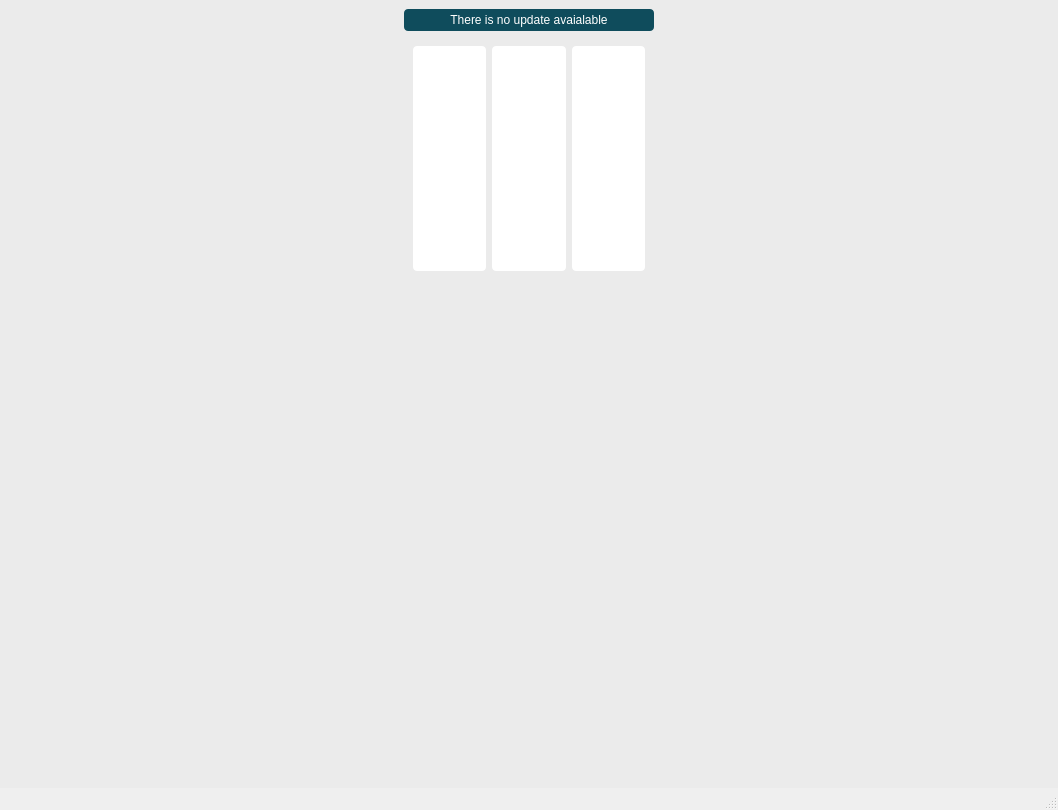
<?xml version="1.0" encoding="UTF-8"?>
<ui version="4.0">
 <class>Dashboard</class>
 <widget class="QMainWindow" name="Dashboard">
  <property name="geometry">
   <rect>
    <x>0</x>
    <y>0</y>
    <width>1058</width>
    <height>810</height>
   </rect>
  </property>
  <property name="windowTitle">
   <string>Bits and droids connector</string>
  </property>
  <property name="autoFillBackground">
   <bool>false</bool>
  </property>
  <property name="styleSheet">
   <string notr="true">QApp{
	
}
#connectionPage{
background-color: rgb(255, 255, 255);
}
QWidget#Dashboard{

}
QWidget#centralwidget{
	background-color: #ebebeb;
}
QWidget#stackedWidget{
background-color: rgb(255, 255, 255);
}
#page{
background-color: rgb(255, 255, 255);
}
#Input{
background-color: rgb(255, 255, 255);
}
#Output{
background-color: rgb(255, 255, 255);
}

QTabWidget::tab-bar {

}
QFrame{
   border-color:#000;
}
QPushButton{
	background-color: #0f4c5c;
	color: white;
	border-radius: 4px;
  
}
QPushButton#updateButton{
	
	padding: 4px;
	
}
QPushButton#switchButton{

padding: 8px;

}
QPushButton#startButton, QPushButton#startInputButton{
	background-color: rgb(1, 150, 11);
}
QPushButton#startButton:disabled, QPushButton#startInputButton:disabled{
	background-color: rgb(9, 42, 0);
}

QPushButton#stopButton, QPushButton#stopInputButton{
	background-color: rgb(167, 13, 13);

}
QTabWidget::pane { /* The tab widget frame */
    border-top: 2px solid #C2C7CB;
    position: absolute;
    top: -0.5em;
}
/* Style the tab using the tab sub-control. Note that
    it reads QTabBar _not_ QTabWidget */
QTabBar::tab {
    background: qlineargradient(x1: 0, y1: 0, x2: 0, y2: 1,
                                stop: 0 #E1E1E1, stop: 0.4 #DDDDDD,
                                stop: 0.5 #D8D8D8, stop: 1.0 #D3D3D3);
    border: 2px solid #C4C4C3;
    border-bottom-color: #C2C7CB; /* same as the pane color */
    border-top-left-radius: 4px;
    border-top-right-radius: 4px;
    min-width: 8ex;
    padding: 2px;
}

QTabBar::tab:selected, QTabBar::tab:hover {
    background: qlineargradient(x1: 0, y1: 0, x2: 0, y2: 1,
                                stop: 0 #fafafa, stop: 0.4 #f4f4f4,
                                stop: 0.5 #e7e7e7, stop: 1.0 #fafafa);
}

QTabBar::tab:selected {
    border-color: #9B9B9B;
    border-bottom-color: #C2C7CB; /* same as pane color */
}
QCheckBox{
	color: #000;
}
</string>
  </property>
  <widget class="QWidget" name="centralwidget">
   <layout class="QGridLayout" name="gridLayout">
    <item row="9" column="0">
     <widget class="QLabel" name="labelLastVal">
      <property name="text">
       <string/>
      </property>
     </widget>
    </item>
    <item row="0" column="0">
     <widget class="QPushButton" name="updateButton">
      <property name="enabled">
       <bool>true</bool>
      </property>
      <property name="maximumSize">
       <size>
        <width>250</width>
        <height>16777215</height>
       </size>
      </property>
      <property name="styleSheet">
       <string notr="true">:hover{
	background-color:#0f1d33;
}</string>
      </property>
      <property name="text">
       <string>There is no update avaialable</string>
      </property>
     </widget>
    </item>
    <item row="19" column="0">
     <widget class="QWidget" name="messagesWidget" native="true">
      <layout class="QHBoxLayout" name="messagesWidgetLayout">
       <property name="leftMargin">
        <number>10</number>
       </property>
       <property name="topMargin">
        <number>10</number>
       </property>
       <item>
        <widget class="QLabel" name="labelLastVal_2">
         <property name="text">
          <string/>
         </property>
        </widget>
       </item>
       <item>
        <widget class="QLabel" name="labelLastStatus">
         <property name="text">
          <string/>
         </property>
        </widget>
       </item>
      </layout>
     </widget>
    </item>
    <item row="1" column="0">
     <widget class="QWidget" name="connectionsVWidget" native="true">
      <property name="styleSheet">
       <string notr="true"/>
      </property>
      <layout class="QHBoxLayout" name="connectionsContainerLayout">
       <item>
        <widget class="QWidget" name="inWidgetContainer" native="true">
         <property name="styleSheet">
          <string notr="true">#inWidgetContainer{
background-color:#fff;
border-radius:4px;
}</string>
         </property>
         <layout class="QVBoxLayout" name="inLayoutContainer"/>
        </widget>
       </item>
       <item>
        <widget class="QWidget" name="outWidgetContainer" native="true">
         <property name="styleSheet">
          <string notr="true">#outWidgetContainer{
background-color:#fff;
border-radius:4px;
}</string>
         </property>
         <layout class="QVBoxLayout" name="outLayoutContainer"/>
        </widget>
       </item>
       <item>
        <widget class="QWidget" name="dualWidgetContainer" native="true">
         <property name="styleSheet">
          <string notr="true">#dualWidgetContainer{
background-color:#fff;
border-radius:4px;
}</string>
         </property>
         <layout class="QVBoxLayout" name="dualLayoutContainer"/>
        </widget>
       </item>
      </layout>
     </widget>
    </item>
   </layout>
  </widget>
  <widget class="QMenuBar" name="menubar">
   <property name="geometry">
    <rect>
     <x>0</x>
     <y>0</y>
     <width>1058</width>
     <height>22</height>
    </rect>
   </property>
  </widget>
  <widget class="QStatusBar" name="statusbar"/>
  <action name="menuItemOptions">
   <property name="text">
    <string>Options</string>
   </property>
  </action>
 </widget>
 <resources/>
 <connections/>
</ui>
